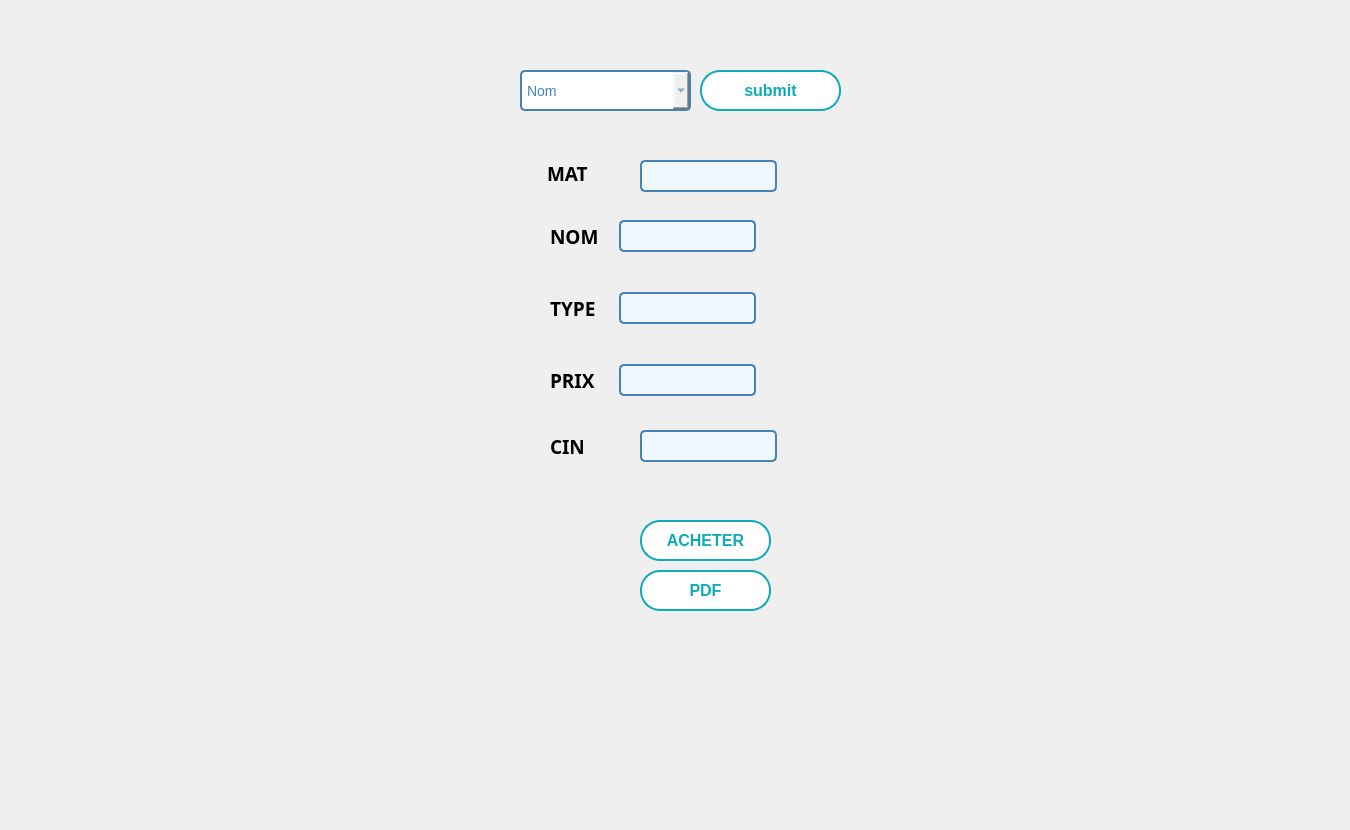
      <widget class="QWidget" name="tab_9">
       <attribute name="title">
        <string>Achat</string>
       </attribute>
       <widget class="QLabel" name="nomLabel_11">
        <property name="geometry">
         <rect>
          <x>547</x>
          <y>150</y>
          <width>61</width>
          <height>47</height>
         </rect>
        </property>
        <property name="font">
         <font>
          <family>Bell MT</family>
          <pointsize>14</pointsize>
          <weight>75</weight>
          <bold>true</bold>
         </font>
        </property>
        <property name="text">
         <string>MAT</string>
        </property>
       </widget>
       <widget class="QLineEdit" name="MATA">
        <property name="enabled">
         <bool>true</bool>
        </property>
        <property name="geometry">
         <rect>
          <x>640</x>
          <y>160</y>
          <width>137</width>
          <height>32</height>
         </rect>
        </property>
        <property name="styleSheet">
         <string notr="true">/* Style général du formulaire */
QLineEdit {
    border: 2px solid #4682B4; /* Bordure bleue */
    border-radius: 5px; /* Coins arrondis */
    padding: 5px; /* Espace intérieur */
    font-size: 14px; /* Taille de la police */
    font-family: &quot;Arial&quot;, sans-serif; /* Police de caractère */
    color: #4682B4; /* Couleur du texte */
    background-color: #F0F8FF; /* Couleur de fond */
}

/* Style lorsque le champ de formulaire est en focus */
QLineEdit:focus {
    border-color: #1E90FF; /* Bordure bleu clair en focus */
}

/* Style pour les champs désactivés */
QLineEdit:disabled {
    color: #808080; /* Texte gris pour les champs désactivés */
    background-color: #F5F5F5; /* Fond gris clair pour les champs désactivés */
}
</string>
        </property>
       </widget>
       <widget class="QWidget" name="formLayoutWidget_7">
        <property name="geometry">
         <rect>
          <x>550</x>
          <y>220</y>
          <width>341</width>
          <height>201</height>
         </rect>
        </property>
        <layout class="QFormLayout" name="formLayout_11">
         <property name="sizeConstraint">
          <enum>QLayout::SetDefaultConstraint</enum>
         </property>
         <property name="fieldGrowthPolicy">
          <enum>QFormLayout::FieldsStayAtSizeHint</enum>
         </property>
         <property name="rowWrapPolicy">
          <enum>QFormLayout::WrapLongRows</enum>
         </property>
         <property name="labelAlignment">
          <set>Qt::AlignLeading|Qt::AlignLeft|Qt::AlignVCenter</set>
         </property>
         <property name="formAlignment">
          <set>Qt::AlignLeading|Qt::AlignLeft|Qt::AlignTop</set>
         </property>
         <property name="horizontalSpacing">
          <number>20</number>
         </property>
         <property name="verticalSpacing">
          <number>40</number>
         </property>
         <property name="leftMargin">
          <number>0</number>
         </property>
         <property name="topMargin">
          <number>0</number>
         </property>
         <item row="0" column="0">
          <widget class="QLabel" name="cINLabel_14">
           <property name="font">
            <font>
             <family>Bell MT</family>
             <pointsize>14</pointsize>
             <weight>75</weight>
             <bold>true</bold>
            </font>
           </property>
           <property name="text">
            <string>NOM</string>
           </property>
          </widget>
         </item>
         <item row="1" column="0">
          <widget class="QLabel" name="prenomLabel_5">
           <property name="font">
            <font>
             <family>Bell MT</family>
             <pointsize>14</pointsize>
             <weight>75</weight>
             <bold>true</bold>
            </font>
           </property>
           <property name="text">
            <string>TYPE</string>
           </property>
          </widget>
         </item>
         <item row="1" column="1">
          <widget class="QLineEdit" name="TYPEA">
           <property name="styleSheet">
            <string notr="true">/* Style général du formulaire */
QLineEdit {
    border: 2px solid #4682B4; /* Bordure bleue */
    border-radius: 5px; /* Coins arrondis */
    padding: 5px; /* Espace intérieur */
    font-size: 14px; /* Taille de la police */
    font-family: &quot;Arial&quot;, sans-serif; /* Police de caractère */
    color: #4682B4; /* Couleur du texte */
    background-color: #F0F8FF; /* Couleur de fond */
}

/* Style lorsque le champ de formulaire est en focus */
QLineEdit:focus {
    border-color: #1E90FF; /* Bordure bleu clair en focus */
}

/* Style pour les champs désactivés */
QLineEdit:disabled {
    color: #808080; /* Texte gris pour les champs désactivés */
    background-color: #F5F5F5; /* Fond gris clair pour les champs désactivés */
}
</string>
           </property>
          </widget>
         </item>
         <item row="2" column="0">
          <widget class="QLabel" name="salaireLabel_10">
           <property name="font">
            <font>
             <family>Bell MT</family>
             <pointsize>14</pointsize>
             <weight>75</weight>
             <bold>true</bold>
            </font>
           </property>
           <property name="text">
            <string>PRIX</string>
           </property>
          </widget>
         </item>
         <item row="2" column="1">
          <widget class="QLineEdit" name="PRIXA">
           <property name="font">
            <font>
             <family>Arial</family>
             <pointsize>-1</pointsize>
            </font>
           </property>
           <property name="styleSheet">
            <string notr="true">/* Style général du formulaire */
QLineEdit {
    border: 2px solid #4682B4; /* Bordure bleue */
    border-radius: 5px; /* Coins arrondis */
    padding: 5px; /* Espace intérieur */
    font-size: 14px; /* Taille de la police */
    font-family: &quot;Arial&quot;, sans-serif; /* Police de caractère */
    color: #4682B4; /* Couleur du texte */
    background-color: #F0F8FF; /* Couleur de fond */
}

/* Style lorsque le champ de formulaire est en focus */
QLineEdit:focus {
    border-color: #1E90FF; /* Bordure bleu clair en focus */
}

/* Style pour les champs désactivés */
QLineEdit:disabled {
    color: #808080; /* Texte gris pour les champs désactivés */
    background-color: #F5F5F5; /* Fond gris clair pour les champs désactivés */
}
</string>
           </property>
          </widget>
         </item>
         <item row="0" column="1">
          <widget class="QLineEdit" name="NOMA">
           <property name="enabled">
            <bool>true</bool>
           </property>
           <property name="styleSheet">
            <string notr="true">/* Style général du formulaire */
QLineEdit {
    border: 2px solid #4682B4; /* Bordure bleue */
    border-radius: 5px; /* Coins arrondis */
    padding: 5px; /* Espace intérieur */
    font-size: 14px; /* Taille de la police */
    font-family: &quot;Arial&quot;, sans-serif; /* Police de caractère */
    color: #4682B4; /* Couleur du texte */
    background-color: #F0F8FF; /* Couleur de fond */
}

/* Style lorsque le champ de formulaire est en focus */
QLineEdit:focus {
    border-color: #1E90FF; /* Bordure bleu clair en focus */
}

/* Style pour les champs désactivés */
QLineEdit:disabled {
    color: #808080; /* Texte gris pour les champs désactivés */
    background-color: #F5F5F5; /* Fond gris clair pour les champs désactivés */
}
</string>
           </property>
          </widget>
         </item>
        </layout>
       </widget>
       <widget class="QPushButton" name="Retour_25">
        <property name="enabled">
         <bool>true</bool>
        </property>
        <property name="geometry">
         <rect>
          <x>640</x>
          <y>520</y>
          <width>131</width>
          <height>41</height>
         </rect>
        </property>
        <property name="font">
         <font>
          <family>Arial</family>
          <pointsize>12</pointsize>
          <weight>75</weight>
          <bold>true</bold>
         </font>
        </property>
        <property name="autoFillBackground">
         <bool>false</bool>
        </property>
        <property name="styleSheet">
         <string notr="true">/* Styles généraux du bouton */
QPushButton {
    background-color: #ffffff; /* Bleu clair pour représenter l'eau */
    border: 2px solid #0EABB8; /* Bordure bleue */
    color: #0EABB8; /* Texte blanc */
    padding: 10px ; /* Espacement intérieur */

    font-weight: bold; /* Police en gras */
    border-radius: 20px; /* Bordure arrondie */
    outline: none; /* Supprime la bordure de focus */
  
    overflow: hidden; /* Cache le contenu débordant */
    transition: background-color 0.3s, color 0.3s; /* Transition des couleurs */
}

/* Style au survol du bouton */
QPushButton:hover {
    background-color: #0EABB8; /* Fond devient blanc */
    color: #ffffff; /* Texte devient bleu clair */
}

/* Style au clic du bouton */
QPushButton:pressed {
    background-color: #0EABB8; /* Bleu foncé lors du clic */
    color: #f8f8f8; /* Texte blanc lors du clic */
}

/* Animation pour le pseudo-élément :after */
QPushButton::after {
    content: ''; /* Contenu vide */
    position: absolute; /* Position absolue */
    width: 100%; /* Largeur à 100% */
    height: 100%; /* Hauteur à 100% */
    background-color: rgba(255, 255, 255, 0.3); /* Fond semi-transparent */
    top: 50%; /* Positionnement au centre vertical */
    left: 50%; /* Positionnement au centre horizontal */
    border-radius: 50%; /* Bordure arrondie */
    transform: translate(-50%, -50%) scale(0); /* Réduit l'échelle à 0 */
    transition: transform 0.5s ease; /* Transition de l'échelle */
}

/* Animation au survol du bouton */
QPushButton:hover::after {
    transform: translate(-50%, -50%) scale(2); /* Augmente l'échelle à 2 */
}
</string>
        </property>
        <property name="text">
         <string>ACHETER</string>
        </property>
        <property name="icon">
         <iconset>
          <normaloff>../../Downloads/anyrgb.com.png</normaloff>../../Downloads/anyrgb.com.png</iconset>
        </property>
        <property name="autoDefault">
         <bool>true</bool>
        </property>
       </widget>
       <widget class="QLabel" name="background_12">
        <property name="geometry">
         <rect>
          <x>0</x>
          <y>0</y>
          <width>1341</width>
          <height>821</height>
         </rect>
        </property>
        <property name="text">
         <string/>
        </property>
        <property name="pixmap">
         <pixmap resource="../gestion_abonnement/image/image.qrc">:/background_3.png</pixmap>
        </property>
        <property name="scaledContents">
         <bool>true</bool>
        </property>
       </widget>
       <widget class="QComboBox" name="comboBox_achat">
        <property name="geometry">
         <rect>
          <x>520</x>
          <y>70</y>
          <width>171</width>
          <height>41</height>
         </rect>
        </property>
        <property name="styleSheet">
         <string notr="true">/* Style général du QComboBox */
QComboBox {
    border: 2px solid #4682B4; /* Bordure bleue */
    border-radius: 5px; /* Coins arrondis */
    padding: 5px; /* Espace intérieur */
    font-size: 14px; /* Taille de la police */
    font-family: &quot;Arial&quot;, sans-serif; /* Police de caractère */
    color: #4682B4; /* Couleur du texte */

}




/* Style des éléments déroulants */
QComboBox QAbstractItemView {
    border: 2px solid #4682B4; /* Bordure bleue */
    border-radius: 5px; /* Coins arrondis */
    font-size: 14px; /* Taille de la police */
    font-family: &quot;Arial&quot;, sans-serif; /* Police de caractère */
    color: #4682B4; /* Couleur du texte */
    background-color: #F0F8FF; /* Couleur de fond */
}

/* Style des éléments déroulants au survol */
QComboBox QAbstractItemView:hover {
    background-color: #87CEEB; /* Couleur de fond bleue au survol */
}
</string>
        </property>
        <item>
         <property name="text">
          <string>Nom</string>
         </property>
        </item>
       </widget>
       <widget class="QPushButton" name="Bachat">
        <property name="enabled">
         <bool>true</bool>
        </property>
        <property name="geometry">
         <rect>
          <x>700</x>
          <y>70</y>
          <width>141</width>
          <height>41</height>
         </rect>
        </property>
        <property name="font">
         <font>
          <family>Arial</family>
          <pointsize>12</pointsize>
          <weight>75</weight>
          <bold>true</bold>
         </font>
        </property>
        <property name="autoFillBackground">
         <bool>false</bool>
        </property>
        <property name="styleSheet">
         <string notr="true">/* Styles généraux du bouton */
QPushButton {
    background-color: #ffffff; /* Bleu clair pour représenter l'eau */
    border: 2px solid #0EABB8; /* Bordure bleue */
    color: #0EABB8; /* Texte blanc */
    padding: 10px ; /* Espacement intérieur */

    font-weight: bold; /* Police en gras */
    border-radius: 20px; /* Bordure arrondie */
    outline: none; /* Supprime la bordure de focus */
  
    overflow: hidden; /* Cache le contenu débordant */
    transition: background-color 0.3s, color 0.3s; /* Transition des couleurs */
}

/* Style au survol du bouton */
QPushButton:hover {
    background-color: #0EABB8; /* Fond devient blanc */
    color: #ffffff; /* Texte devient bleu clair */
}

/* Style au clic du bouton */
QPushButton:pressed {
    background-color: #0EABB8; /* Bleu foncé lors du clic */
    color: #f8f8f8; /* Texte blanc lors du clic */
}

/* Animation pour le pseudo-élément :after */
QPushButton::after {
    content: ''; /* Contenu vide */
    position: absolute; /* Position absolue */
    width: 100%; /* Largeur à 100% */
    height: 100%; /* Hauteur à 100% */
    background-color: rgba(255, 255, 255, 0.3); /* Fond semi-transparent */
    top: 50%; /* Positionnement au centre vertical */
    left: 50%; /* Positionnement au centre horizontal */
    border-radius: 50%; /* Bordure arrondie */
    transform: translate(-50%, -50%) scale(0); /* Réduit l'échelle à 0 */
    transition: transform 0.5s ease; /* Transition de l'échelle */
}

/* Animation au survol du bouton */
QPushButton:hover::after {
    transform: translate(-50%, -50%) scale(2); /* Augmente l'échelle à 2 */
}
</string>
        </property>
        <property name="text">
         <string>submit</string>
        </property>
        <property name="icon">
         <iconset>
          <normaloff>../../Downloads/anyrgb.com.png</normaloff>../../Downloads/anyrgb.com.png</iconset>
        </property>
        <property name="autoDefault">
         <bool>true</bool>
        </property>
       </widget>
       <widget class="QPushButton" name="pdf_eq">
        <property name="enabled">
         <bool>true</bool>
        </property>
        <property name="geometry">
         <rect>
          <x>640</x>
          <y>570</y>
          <width>131</width>
          <height>41</height>
         </rect>
        </property>
        <property name="font">
         <font>
          <family>Arial</family>
          <pointsize>12</pointsize>
          <weight>75</weight>
          <bold>true</bold>
         </font>
        </property>
        <property name="autoFillBackground">
         <bool>false</bool>
        </property>
        <property name="styleSheet">
         <string notr="true">/* Styles généraux du bouton */
QPushButton {
    background-color: #ffffff; /* Bleu clair pour représenter l'eau */
    border: 2px solid #0EABB8; /* Bordure bleue */
    color: #0EABB8; /* Texte blanc */
    padding: 10px ; /* Espacement intérieur */

    font-weight: bold; /* Police en gras */
    border-radius: 20px; /* Bordure arrondie */
    outline: none; /* Supprime la bordure de focus */
  
    overflow: hidden; /* Cache le contenu débordant */
    transition: background-color 0.3s, color 0.3s; /* Transition des couleurs */
}

/* Style au survol du bouton */
QPushButton:hover {
    background-color: #0EABB8; /* Fond devient blanc */
    color: #ffffff; /* Texte devient bleu clair */
}

/* Style au clic du bouton */
QPushButton:pressed {
    background-color: #0EABB8; /* Bleu foncé lors du clic */
    color: #f8f8f8; /* Texte blanc lors du clic */
}

/* Animation pour le pseudo-élément :after */
QPushButton::after {
    content: ''; /* Contenu vide */
    position: absolute; /* Position absolue */
    width: 100%; /* Largeur à 100% */
    height: 100%; /* Hauteur à 100% */
    background-color: rgba(255, 255, 255, 0.3); /* Fond semi-transparent */
    top: 50%; /* Positionnement au centre vertical */
    left: 50%; /* Positionnement au centre horizontal */
    border-radius: 50%; /* Bordure arrondie */
    transform: translate(-50%, -50%) scale(0); /* Réduit l'échelle à 0 */
    transition: transform 0.5s ease; /* Transition de l'échelle */
}

/* Animation au survol du bouton */
QPushButton:hover::after {
    transform: translate(-50%, -50%) scale(2); /* Augmente l'échelle à 2 */
}
</string>
        </property>
        <property name="text">
         <string>PDF</string>
        </property>
        <property name="icon">
         <iconset>
          <normaloff>../../Downloads/anyrgb.com.png</normaloff>../../Downloads/anyrgb.com.png</iconset>
        </property>
        <property name="autoDefault">
         <bool>true</bool>
        </property>
       </widget>
       <widget class="QLineEdit" name="cin_achat">
        <property name="geometry">
         <rect>
          <x>640</x>
          <y>430</y>
          <width>137</width>
          <height>32</height>
         </rect>
        </property>
        <property name="font">
         <font>
          <family>Arial</family>
          <pointsize>-1</pointsize>
         </font>
        </property>
        <property name="styleSheet">
         <string notr="true">/* Style général du formulaire */
QLineEdit {
    border: 2px solid #4682B4; /* Bordure bleue */
    border-radius: 5px; /* Coins arrondis */
    padding: 5px; /* Espace intérieur */
    font-size: 14px; /* Taille de la police */
    font-family: &quot;Arial&quot;, sans-serif; /* Police de caractère */
    color: #4682B4; /* Couleur du texte */
    background-color: #F0F8FF; /* Couleur de fond */
}

/* Style lorsque le champ de formulaire est en focus */
QLineEdit:focus {
    border-color: #1E90FF; /* Bordure bleu clair en focus */
}

/* Style pour les champs désactivés */
QLineEdit:disabled {
    color: #808080; /* Texte gris pour les champs désactivés */
    background-color: #F5F5F5; /* Fond gris clair pour les champs désactivés */
}
</string>
        </property>
       </widget>
       <widget class="QLabel" name="salaireLabel_11">
        <property name="geometry">
         <rect>
          <x>550</x>
          <y>430</y>
          <width>57</width>
          <height>32</height>
         </rect>
        </property>
        <property name="font">
         <font>
          <family>Bell MT</family>
          <pointsize>14</pointsize>
          <weight>75</weight>
          <bold>true</bold>
         </font>
        </property>
        <property name="text">
         <string>CIN</string>
        </property>
       </widget>
       <zorder>background_12</zorder>
       <zorder>nomLabel_11</zorder>
       <zorder>MATA</zorder>
       <zorder>formLayoutWidget_7</zorder>
       <zorder>Retour_25</zorder>
       <zorder>comboBox_achat</zorder>
       <zorder>Bachat</zorder>
       <zorder>pdf_eq</zorder>
       <zorder>cin_achat</zorder>
       <zorder>salaireLabel_11</zorder>
      </widget>
